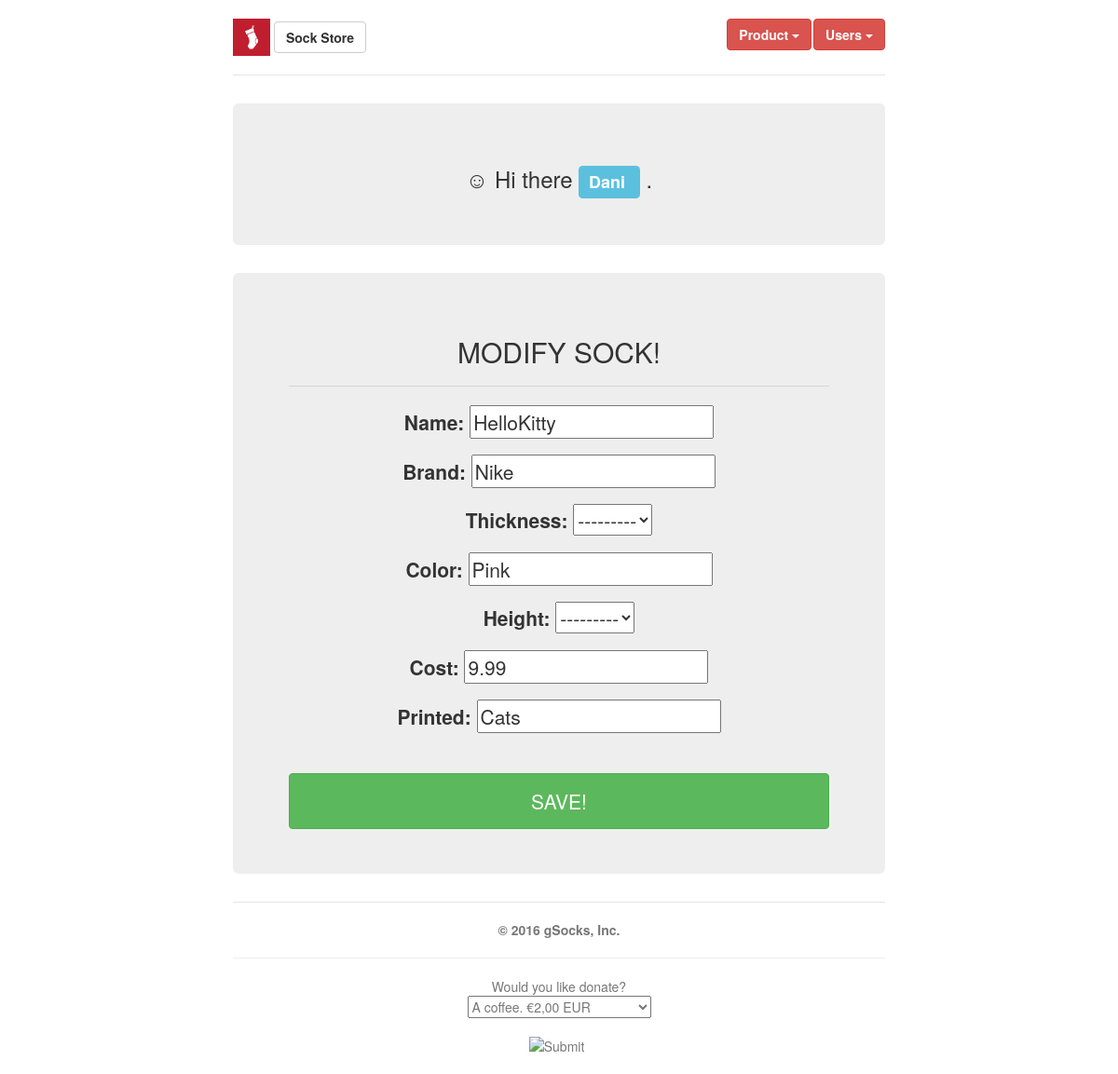
Page /store/product/1/update/ (signed in) on the committed database.
### store/models.py (models this page shows, shortened)
class Product(models.Model):
    MID_TEXT_SIZE = 150
    LOW_TEXT_SIZE = 20
    THICKNESS_CHOICES = (
        ('Thick', 'Thick'),
        ('Thin', 'Thin'),
    )
    HEIGHT_CHOICES = (
        ('High', 'High'),
        ('Mid', 'Mid'),
        ('Low', 'Low'),
    )
    name = models.CharField(max_length = MID_TEXT_SIZE)
    brand = models.CharField(max_length = MID_TEXT_SIZE)
    color = models.CharField(max_length = MID_TEXT_SIZE)
    printed = models.CharField(max_length = MID_TEXT_SIZE)
    height = models.CharField(max_length=LOW_TEXT_SIZE, choices=HEIGHT_CHOICES)
    thickness = models.CharField(max_length=LOW_TEXT_SIZE, choices=THICKNESS_CHOICES)
    cost = models.FloatField(validators=[MinValueValidator(0.0)])
    timestamp = models.DateTimeField(auto_now_add=True, auto_now=False)
    updated = models.DateTimeField(auto_now_add=True, auto_now=False)

### store/views.py (the view)
# urls.py: url(r'^product/(?P<pk>[0-9]+)/update/$', views.ProductUpdate.as_view(), name='product_update'),
class ProductUpdate(PermissionRequiredMixin, LoginRequiredMixin, UpdateView):
    model = Product
    login_url = '/store/login/'
    permission_required = 'product.can_change'
    success_url = reverse_lazy('store:product_list')
    fields = ['name', 'brand', 'thickness', 'color', 'height', 'cost', 'printed']
    def get_context_data(self, **args):
        context = super(ProductUpdate, self).get_context_data(**args)
        context.update( { 'title':'MODIFY SOCK!' } )
        return context

### store/templates/store/product_form.html
{% extends 'store/base.html' %}
{% block content %}
<h2>{{title}}</h2><hr>
<form action="" method="POST">
    {% csrf_token %} {{ form.as_p}}
    <hr><input class="btn btn-success btn-block" type="submit" value="SAVE!" />
</form>
{% endblock %}

### store/templates/store/base.html (shortened to what this page needs)
{% load static %}
<!DOCTYPE html>
<html lang="en">
	<head>
		<link href="{% static 'store/css/bootstrap.min.css' %}" rel="stylesheet">
		<link href="{% static '/store/css/jumbotron-narrow.css' %}" rel="stylesheet">
	</head>
	<body>
		<div class="container">
			<div class="header clearfix">
				<nav>
					<ul class="nav nav-pills pull-right">
						<li role="presentation" class="dropdown">
							<div class="btn-group">
								<button type="button"
									class="btn btn-danger dropdown-toggle"
									data-toggle="dropdown" aria-haspopup="true"
									aria-expanded="false"> <b>Product</b>
									<span class="caret"></span>
								</button>
							</div>
						</li>
						<li role="presentation" class="dropdown">
							<div class="btn-group">
								<button type="button"
									class="btn btn-danger dropdown-toggle"
									data-toggle="dropdown" aria-haspopup="true"
									aria-expanded="false"> <b>Users</b>
									<span class="caret"></span>
								</button>
							</div>
						</li>
					</ul>
				</nav>
				<img alt="Brand" src="{% static '/store/img/fav.ico' %}" height="40" width="40">
				<a class="btn btn-default" href="/store"><b>Sock Store</b></a>
			</div>
			<div class="jumbotron">
				{% if user.is_authenticated %}
				<h3>&#9786; Hi there
					<span class="label label-info">
						{{user.username}}
					</span>&nbsp;.
				</h3>
				{% else %}
				<h3>&#9785; Please
					<a class="label label-warning"
					href="{% url 'store:login' %}">LOGIN</a>
					before anything.
				</h3>
				{% endif %}
			</div>
			<div class="jumbotron">{% block content %}{% endblock %}</div>
			<footer class="footer">
				<p style="text-align: center"><b>&copy; 2016 gSocks, Inc.</b></p><hr>
				<form style="text-align: center" target="paypal" action="https://www.paypal.com/cgi-bin/webscr" method="post">
					<input type="hidden" name="on0" value="Would you like donate?">Would you like donate?<br>
					<select name="os0">
						<option value="A coffee.">A coffee. €2,00 EUR</option>
					</select>
					<br><br><input type="hidden" name="currency_code" value="EUR">
					<input type="image" src="https://www.paypalobjects.com/en_US/i/btn/btn_cart_SM.gif" border="0" name="submit">
				</form>
			</footer>
		</div>
	</body>
</html>

### store/static/store/css/jumbotron-narrow.css (style rules this page uses)
body { padding-top: 20px; padding-bottom: 20px; }
.header, .marketing, .footer { padding-right: 15px; padding-left: 15px; }
.header { padding-bottom: 20px; border-bottom: 1px solid #e5e5e5; }
.footer { padding-top: 19px; color: #777; border-top: 1px solid #e5e5e5; }
@media (min-width: 768px) { .container { max-width: 730px; } }
.jumbotron { text-align: center; border-bottom: 1px solid #e5e5e5; }
.jumbotron .btn { padding: 14px 24px; font-size: 21px; }
@media screen and (min-width: 768px) { .header, .marketing, .footer { padding-right: 0; padding-left: 0; } }
@media screen and (min-width: 768px) { .header { margin-bottom: 30px; } }
@media screen and (min-width: 768px) { .jumbotron { border-bottom: 0; } }

### rows in the picture
Product: name "HelloKitty", brand "Nike", thickness "---------", color "Pink", height "---------", cost "9.99", printed "Cats"

### other values in the picture
{{ user.username }} "Dani"
{{ title }} "MODIFY SOCK!"
